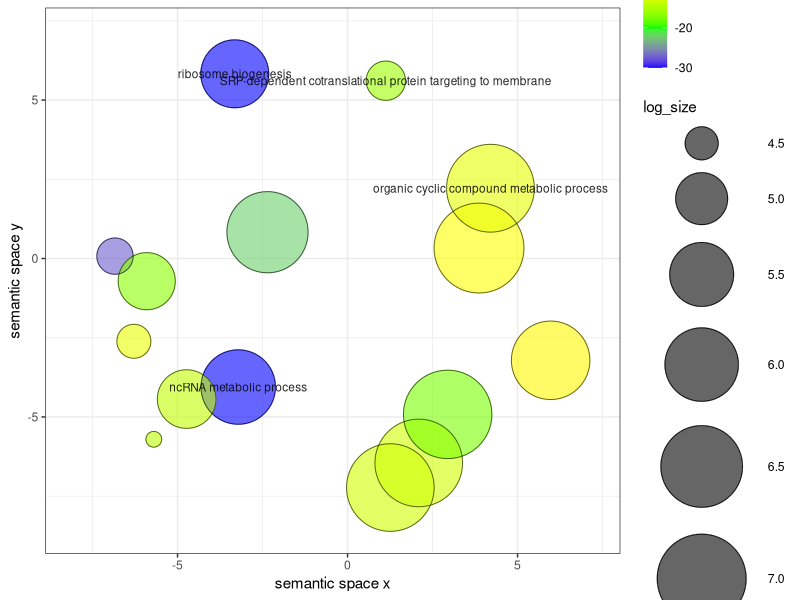

The R source for this figure:
# A plotting R script produced by the Revigo server at http://revigo.irb.hr/
# If you found Revigo useful in your work, please cite the following reference:
# Supek F et al. "REVIGO summarizes and visualizes long lists of Gene Ontology
# terms" PLoS ONE 2011. doi:10.1371/journal.pone.0021800

# --------------------------------------------------------------------------
# If you don't have the ggplot2 package installed, uncomment the following line:
# install.packages( "ggplot2" );
library( ggplot2 );

# --------------------------------------------------------------------------
# If you don't have the scales package installed, uncomment the following line:
# install.packages( "scales" );
library( scales );

# --------------------------------------------------------------------------
# Here is your data from Revigo. Scroll down for plot configuration options.

revigo.names <- c("term_ID","description","frequency","plot_X","plot_Y","log_size","value","uniqueness","dispensability");
revigo.data <- rbind(c("GO:0000184","nuclear-transcribed mRNA catabolic process, nonsense-mediated decay",0.07451642654302854,-5.697886373676468,-5.704766577465544,4.350325563996703,-14,0.7238653099420752,0.33006803),
c("GO:0000966","RNA 5'-end processing",0.10857984323843341,-6.284467120928864,-2.6124074829551325,4.513816672940482,-11.42021640338319,0.6000295050054274,0.34236656),
c("GO:0002181","cytoplasmic translation",0.12046428693071752,-6.840134276508772,0.07560382796438224,4.5589244643947815,-27.2839966563652,0.6393539926750533,0.16724244),
c("GO:0006413","translational initiation",0.5201814019133255,-5.906041879645772,-0.7156339807501588,5.1942117566342985,-16.769551078621728,0.5945069912619841,0.47198297),
c("GO:0006614","SRP-dependent cotranslational protein targeting to membrane",0.13951997624308687,1.1252150494119093,5.611687151403271,4.622700906045888,-15.886056647693163,0.7687496050420651,0.0091555),
c("GO:0006725","cellular aromatic compound metabolic process",26.410310601416047,2.0938915301280407,-6.4515740799345265,6.8998277223761,-13,0.8178724357140909,0.28457639),
c("GO:0010467","gene expression",9.706370753664654,-2.3548677612974416,0.8302859108398974,6.465111183714701,-22.2839966563652,0.810587265951598,0.21063862),
c("GO:0034641","cellular nitrogen compound metabolic process",30.187049102942364,2.9438196003455137,-4.919524053054954,6.957874867913695,-17.468521082957746,0.8020685393996184,0.16383891),
c("GO:0034660","ncRNA metabolic process",3.769763500568378,-3.2148814950790436,-4.056250838656359,6.054368647279385,-30,0.6067115028055005,0.01324497),
c("GO:0042254","ribosome biogenesis",1.6536972228253697,-3.3164362397556078,5.8295231427892675,5.696511029454469,-30,0.5834732740656142,0),
c("GO:0043170","macromolecule metabolic process",38.34861513800723,3.8662554791939376,0.33046154188482696,7.061803881678349,-10.113509274827518,0.8749728242436937,0.19244037),
c("GO:0043603","amide metabolic process",6.518961624921768,5.972783383391009,-3.2119967048693163,6.292232804957447,-9.67778070526608,0.8630939630676597,0.18668265),
c("GO:0046483","heterocycle metabolic process",26.396317359150885,1.2584934592820038,-7.22798277507035,6.899597554781196,-13.10790539730952,0.8178918145463975,0.28451677),
c("GO:0090502","RNA phosphodiester bond hydrolysis, endonucleolytic",0.5997436445999855,-4.73229176891593,-4.4356216851751835,5.2560222219724215,-13.886056647693163,0.6723263700817557,0.41206749),
c("GO:1901360","organic cyclic compound metabolic process",27.27731619259278,4.203186057259491,2.218225479318229,6.9138558498071845,-11.67778070526608,0.8840373190871517,0.09491393));

one.data <- data.frame(revigo.data);
names(one.data) <- revigo.names;
one.data <- one.data [(one.data$plot_X != "null" & one.data$plot_Y != "null"), ];
one.data$plot_X <- as.numeric( as.character(one.data$plot_X) );
one.data$plot_Y <- as.numeric( as.character(one.data$plot_Y) );
one.data$log_size <- as.numeric( as.character(one.data$log_size) );
one.data$value <- as.numeric( as.character(one.data$value) );
one.data$frequency <- as.numeric( as.character(one.data$frequency) );
one.data$uniqueness <- as.numeric( as.character(one.data$uniqueness) );
one.data$dispensability <- as.numeric( as.character(one.data$dispensability) );
#head(one.data);


# --------------------------------------------------------------------------
# Names of the axes, sizes of the numbers and letters, names of the columns,
# etc. can be changed below

p1 <- ggplot( data = one.data );
p1 <- p1 + geom_point( aes( plot_X, plot_Y, colour = value, size = log_size), alpha = I(0.6) );
p1 <- p1 + scale_colour_gradientn( colours = c("blue", "green", "yellow", "red"), limits = c( min(one.data$value), 0) );
p1 <- p1 + geom_point( aes(plot_X, plot_Y, size = log_size), shape = 21, fill = "transparent", colour = I (alpha ("black", 0.6) ));
p1 <- p1 + scale_size( range=c(5, 30)) + theme_bw(); # + scale_fill_gradientn(colours = heat_hcl(7), limits = c(-300, 0) );
ex <- one.data [ one.data$dispensability < 0.15, ];
p1 <- p1 + geom_text( data = ex, aes(plot_X, plot_Y, label = description), colour = I(alpha("black", 0.85)), size = 3 );
p1 <- p1 + labs (x = "semantic space x", y = "semantic space y");
p1 <- p1 + theme(legend.key = element_blank()) ;
one.x_range = max(one.data$plot_X) - min(one.data$plot_X);
one.y_range = max(one.data$plot_Y) - min(one.data$plot_Y);
p1 <- p1 + xlim(min(one.data$plot_X)-one.x_range/10,max(one.data$plot_X)+one.x_range/10);
p1 <- p1 + ylim(min(one.data$plot_Y)-one.y_range/10,max(one.data$plot_Y)+one.y_range/10)


# --------------------------------------------------------------------------
# Output the plot to screen

#p1;

svg("UpInAll.svg")
print(p1)
dev.off()

# Uncomment the line below to also save the plot to a file.
# The file type depends on the extension (default=pdf).

# ggsave("/path_to_your_file/revigo-plot.pdf");
